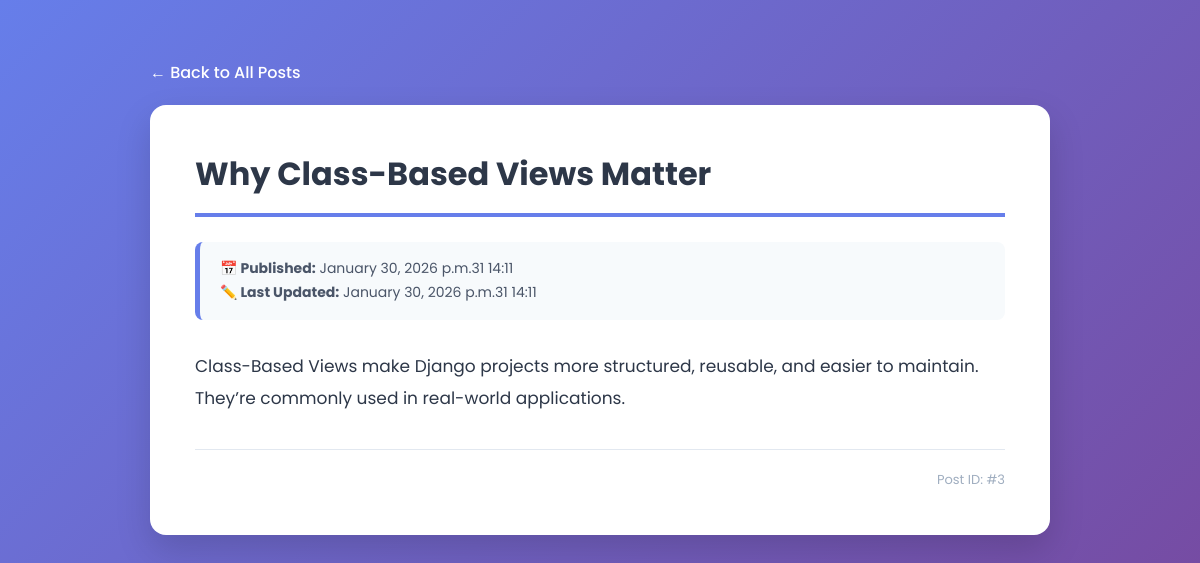
Page /blog/3/ on the committed database.
### blog/models.py (models this page shows)
class Post(models.Model):
        title = models.CharField(max_length=200)
        content = models.TextField()
        created_at = models.DateTimeField(auto_now_add=True)
        updated_at = models.DateTimeField(auto_now=True)

### blog/views.py (the view)
# urls.py: path('<int:pk>/', PostDetailView.as_view(), name='post_detail'), # NEW!
class PostDetailView(View):
    def get(self, request, pk):
        post = get_object_or_404(Post, pk=pk)
        context = {'post': post}
        return render(request, 'post_detail.html', context)

### blog/templates/post_detail.html (shortened to what this page needs)
<!DOCTYPE html>
<html lang="en">
<head>
</head>
<body>
    <a href="{% url 'post_list' %}" class="back-link">← Back to All Posts</a>
    <div class="post-detail">
        <h1 class="post-title">{{ post.title }}</h1>
        <div class="post-meta">
            <strong>📅 Published:</strong>
            {{ post.created_at|date:"F d, Y at H:i" }}<br>
            {% if post.updated_at != post.created_at %}
                <strong>✏️ Last Updated:</strong>
                {{ post.updated_at|date:"F d, Y at H:i" }}
            {% endif %}
        </div>
        <div class="post-content">
            {{ post.content|linebreaks }}
        </div>
        <div class="post-id">
            Post ID: #{{ post.pk }}
        </div>
    </div>
</body>
</html>

### blog/templates/post_detail.html (style rules this page uses)
body { font-family: 'Poppins', sans-serif; max-width: 900px; margin: 40px auto; padding: 20px; background: linear-gradient(135deg, #667eea, #764ba2); }
.back-link { display: inline-block; margin-bottom: 20px; font-size: 16px; font-weight: 500; color: #ffffff; text-decoration: none; transition: opacity 0.2s; }
.post-detail { background: #ffffff; padding: 45px; border-radius: 16px; box-shadow: 0 15px 35px rgba(0,0,0,0.15); }
.post-title { font-size: 32px; font-weight: 700; color: #2d3748; margin-top: 0; margin-bottom: 15px; border-bottom: 4px solid #667eea; padding-bottom: 15px; }
.post-meta { background: #f7fafc; border-left: 5px solid #667eea; padding: 15px 20px; border-radius: 8px; color: #4a5568; font-size: 14px; margin: 25px 0; line-height: 1.7; }
.post-content { color: #2d3748; line-height: 1.9; font-size: 17px; margin-top: 30px; }
.post-content p { margin-bottom: 18px; }
.post-id { margin-top: 35px; padding-top: 20px; border-top: 1px solid #e2e8f0; color: #a0aec0; font-size: 13px; text-align: right; }

### rows in the picture
Post: title "Why Class-Based Views Matter", created_at "January 30, 2026 p.m.31 14:11", updated_at "January 30, 2026 p.m.31 14:11", content "Class-Based Views make Django projects more structured, reusable, and easier to maintain. They’re commonly used in real-world applications.", pk "3"
